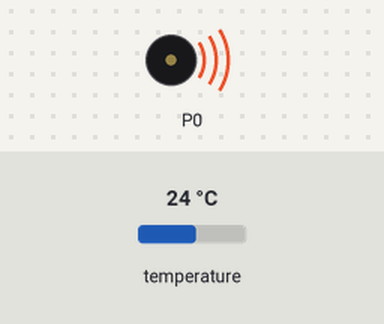
This program was run on a simulated BBC micro:bit (MakeCode). On the bench: buzzer (waves = sounding). The test bench sets the inputs (shaded band); at power-on: temperature 24 °C.

Above: at 1.2 s.
1.3 s: temperature set to 33 °C
4.3 s: temperature set to 30.3 °C
7.1 s: temperature set to 29.3 °C
At 8.4 s:
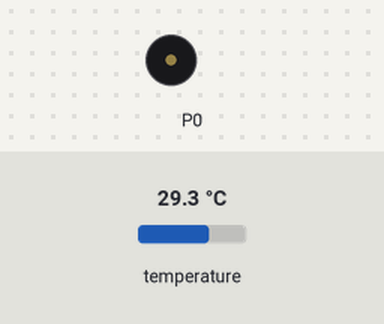
9.1 s: temperature set to 41 °C
At 9.7 s:
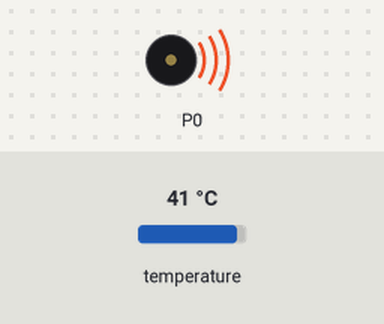
Timing chart, 0 to 12.6 s (numbered marks = the images above; inputs shaded):
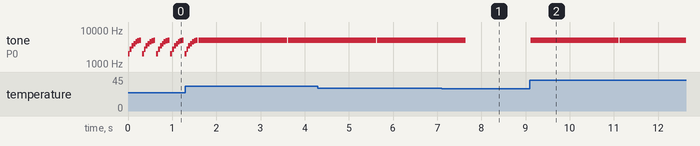

Measured:
- after the input at 7.1 s, tone on P0: goes on until 7.6 s, then stays silent
- after the input at 9.1 s, tone on P0: silent → 5000 Hz at once, → silent 2.0 s later, → 5000 Hz 0.02 s later
- by itself, tone on P0: plays 2722 Hz for 0.04 s, 3408 Hz for 0.04 s, 4004 Hz for 0.04 s, 4478 Hz for 0.04 s, 4809 Hz for 0.04 s, 4978 Hz for 0.04 s … (8 notes in this stretch)

The program:

main.ts
```typescript
basic.forever(function () {
    if (input.temperature() >= 30) {
        music.play(music.createSoundExpression(WaveShape.Square, 5000, 5000, 255, 255, 2000, SoundExpressionEffect.None, InterpolationCurve.Linear), music.PlaybackMode.UntilDone)
        pins.digitalWritePin(DigitalPin.P0, 0)
    } else {
        pins.digitalWritePin(DigitalPin.P0, 0)
    }
    if (input.temperature() <= 28) {
        pins.digitalWritePin(DigitalPin.P1, 2)
        music.play(music.createSoundExpression(WaveShape.Square, 1600, 5000, 255, 255, 300, SoundExpressionEffect.None, InterpolationCurve.Curve), music.PlaybackMode.UntilDone)
    }
})
```

test.ts
```typescript
// aquí va el archivo "tests"; esto no se compilará cuando este paquete se utilice como una extensión.
```
